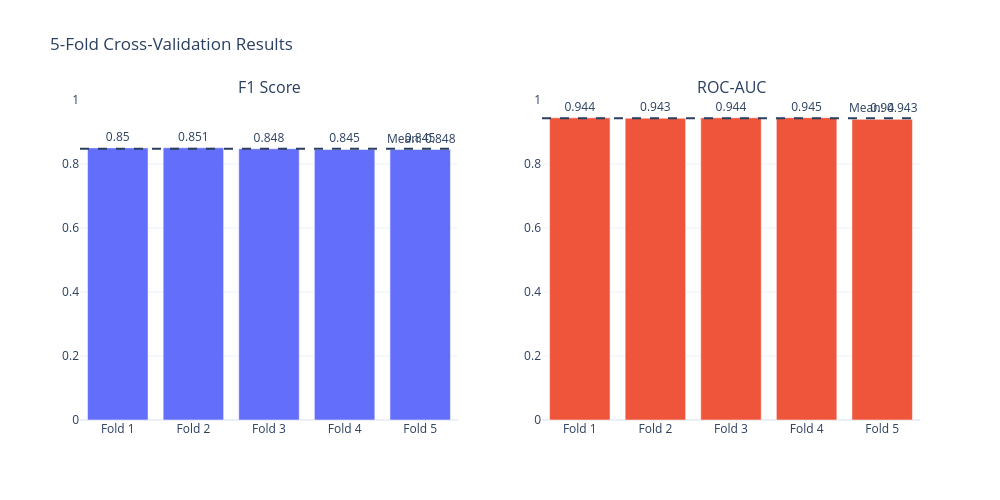

Notebook cell for this chart:
### Code cell
plot_cv_results(scores_f1, scores_roc)

### Figure 1 — Plotly figure (JSON) as saved in the notebook; plotly's stock layout.template omitted (floating-point values rounded to 4 significant figures)
{"data": [{"name": "F1", "text": [0.85, 0.851, 0.848, 0.845, 0.845], "textposition": "outside", "type": "bar", "x": ["Fold 1", "Fold 2", "Fold 3", "Fold 4", "Fold 5"], "xaxis": "x", "y": [0.8504, 0.8507, 0.8477, 0.8454, 0.8454], "yaxis": "y"}, {"name": "ROC-AUC", "text": [0.944, 0.943, 0.944, 0.945, 0.94], "textposition": "outside", "type": "bar", "x": ["Fold 1", "Fold 2", "Fold 3", "Fold 4", "Fold 5"], "xaxis": "x2", "y": [0.9442, 0.9433, 0.9445, 0.9448, 0.9395], "yaxis": "y2"}], "layout": {"annotations": [{"font": {"size": 16}, "showarrow": false, "text": "F1 Score", "x": 0.225, "xanchor": "center", "xref": "paper", "y": 1, "yanchor": "bottom", "yref": "paper"}, {"font": {"size": 16}, "showarrow": false, "text": "ROC-AUC", "x": 0.775, "xanchor": "center", "xref": "paper", "y": 1, "yanchor": "bottom", "yref": "paper"}, {"showarrow": false, "text": "Mean: 0.848", "x": 1, "xanchor": "right", "xref": "x domain", "y": 0.8479, "yanchor": "bottom", "yref": "y"}, {"showarrow": false, "text": "Mean: 0.943", "x": 1, "xanchor": "right", "xref": "x2 domain", "y": 0.9433, "yanchor": "bottom", "yref": "y2"}], "height": 500, "shapes": [{"line": {"dash": "dash"}, "type": "line", "x0": 0, "x1": 1, "xref": "x domain", "y0": 0.8479, "y1": 0.8479, "yref": "y"}, {"line": {"dash": "dash"}, "type": "line", "x0": 0, "x1": 1, "xref": "x2 domain", "y0": 0.9433, "y1": 0.9433, "yref": "y2"}], "showlegend": false, "title": {"text": "5-Fold Cross-Validation Results"}, "width": 1000, "xaxis": {"anchor": "y", "domain": [0, 0.45]}, "xaxis2": {"anchor": "y2", "domain": [0.55, 1]}, "yaxis": {"anchor": "x", "domain": [0, 1], "range": [0, 1]}, "yaxis2": {"anchor": "x2", "domain": [0, 1], "range": [0, 1]}}}
